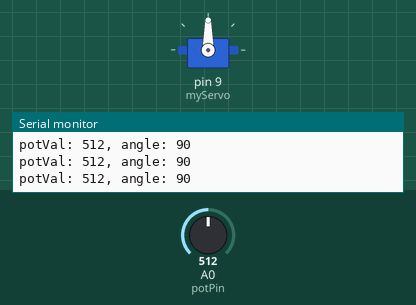
The sketch below on a simulated Arduino Uno, built with avr-gcc and run on an emulated ATmega328P. Parts: servo, the last lines printed to the serial monitor. The test bench sets the inputs (shaded band); at power-on: A0 (potPin) = 512.

Above: at 1.2 s.
1.3 s: A0 (potPin) set to 470
At 2.6 s:
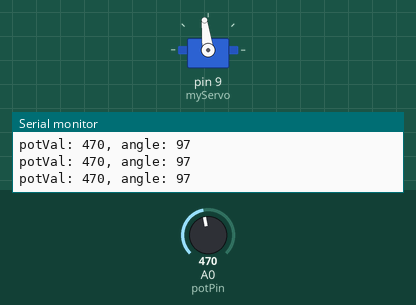
4.3 s: A0 (potPin) set to 446
At 4.8 s:
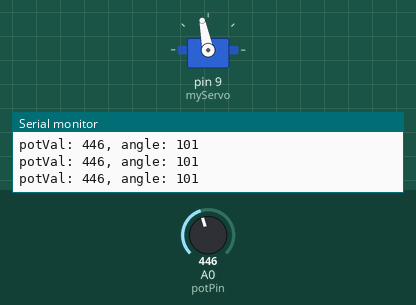
5.8 s: A0 (potPin) set to 716
At 6.2 s:
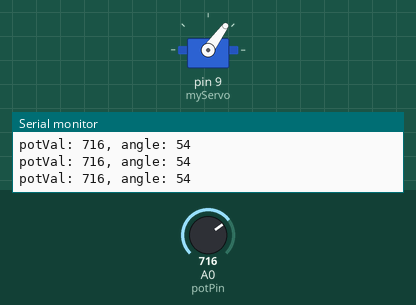
7.3 s: A0 (potPin) set to 306
At 8.5 s:
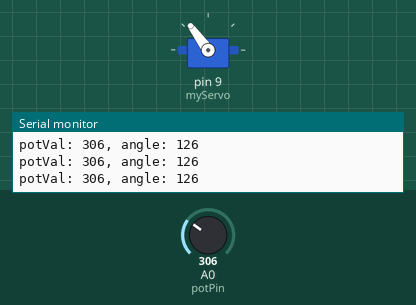
8.8 s: A0 (potPin) set to 109
At 10.0 s:
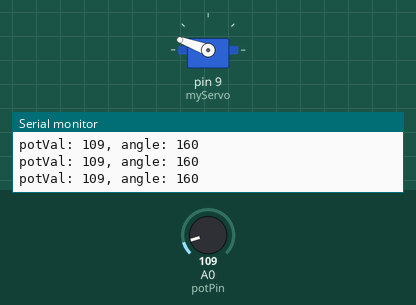
10.3 s: A0 (potPin) set to 88
At 11.6 s:
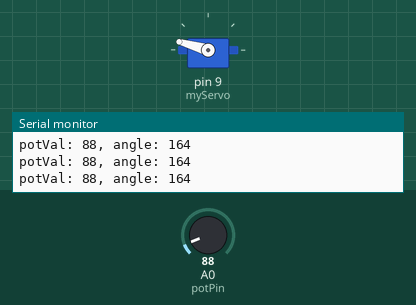
Timing chart, 0 to 13.3 s (numbered marks = the images above; inputs shaded):
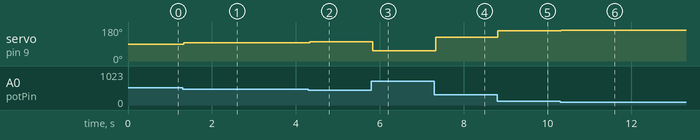

Measured:
- after the input at 1.3 s, servo on pin 9 (myServo): 90° → 97° at once
- after the input at 4.3 s, servo on pin 9 (myServo): 97° → 101° at once
- after the input at 5.8 s, servo on pin 9 (myServo): 101° → 54° at once
- after the input at 7.3 s, servo on pin 9 (myServo): 54° → 126° at once
- after the input at 8.8 s, servo on pin 9 (myServo): 126° → 160° at once
- after the input at 10.3 s, servo on pin 9 (myServo): 160° → 164° at once

The sketch:

Program.ino
```cpp
#include <Servo.h>

Servo myServo;

constexpr int potPin = A0;
int potVal;
int angle;

void setup() {
  myServo.attach(9);

  Serial.begin(9600);
}

void loop() {
  potVal = analogRead(potPin);
  Serial.print("potVal: ");
  Serial.print(potVal);

  angle = map(potVal, 0, 1023, 179, 0);
  Serial.print(", angle: ");
  Serial.println(angle);

  myServo.write(angle);
  delay(15);
}
```
